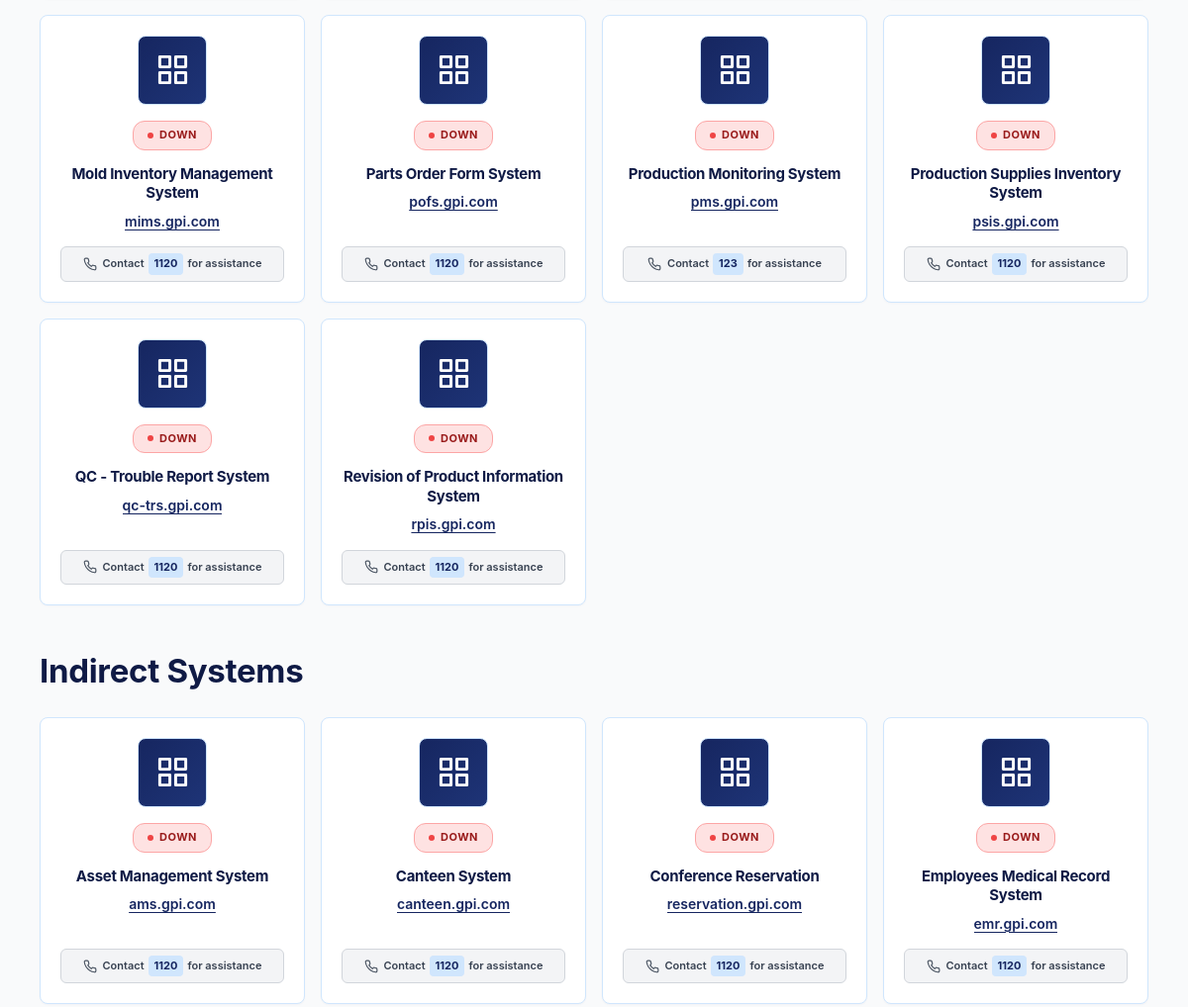
The page /pages/viewer.php (middle part) on the database as committed earlier.
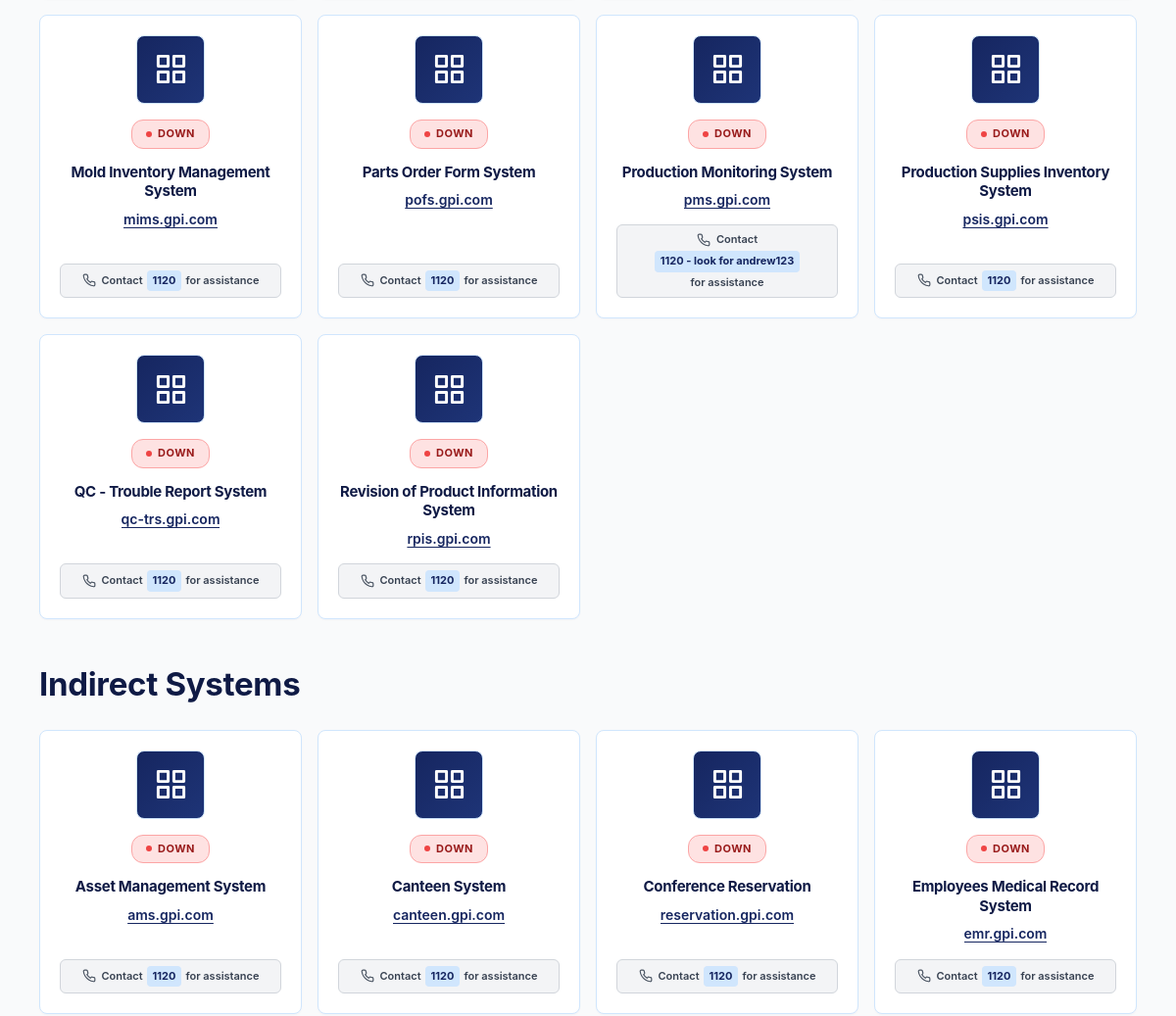
The same page on the database as committed later.
### tables this page shows
CREATE TABLE `systems` (
  `id` int(10) UNSIGNED NOT NULL,
  `name` varchar(255) NOT NULL,
  `category` varchar(100) NOT NULL DEFAULT 'Direct',
  `domain` varchar(255) NOT NULL,
  `network_type` varchar(5) NOT NULL DEFAULT 'https',
  `japanese_domain` varchar(255) DEFAULT NULL,
  `badge_url` varchar(500) DEFAULT NULL,
  `logo` varchar(255) DEFAULT NULL,
  `description` varchar(1000) DEFAULT NULL COMMENT 'System description (max 1000 chars)',
  `japanese_description` text DEFAULT NULL,
  `contact_number` varchar(50) DEFAULT '123',
  `status` enum('online','offline','maintenance','down','archived') DEFAULT 'online',
  `created_at` timestamp NOT NULL DEFAULT current_timestamp(),
  `updated_at` timestamp NOT NULL DEFAULT current_timestamp() ON UPDATE current_timestamp(),
  `exclude_health_check` tinyint(1) NOT NULL DEFAULT 0 COMMENT '1 = skip this system during automated health checks'
);

### pages/viewer.php (the view, shortened to what the changed rows need)
<?php
$conn = getDBConnection();
$catResult  = $conn->query("SELECT name, sort_order FROM categories ORDER BY sort_order ASC");
$dbCategories = [];
while ($row = $catResult->fetch_assoc()) {
    $dbCategories[] = $row;
}
$categoryOrder = [];
foreach ($dbCategories as $i => $cat) {
    $categoryOrder[$cat['name']] = $cat['sort_order'] ?? ($i + 1);
}
$result = $conn->query("SELECT *, COALESCE(japanese_domain, '') as japanese_domain FROM systems ORDER BY created_at DESC");
$systems = [];
while ($row = $result->fetch_assoc()) { $systems[] = $row; }
$statusPriority = ['online' => 1, 'maintenance' => 2, 'down' => 3, 'offline' => 4, 'archived' => 5];
usort($systems, function($a, $b) use ($categoryOrder, $statusPriority) {
    $catA = $categoryOrder[$a['category'] ?? ''] ?? 99;
    $catB = $categoryOrder[$b['category'] ?? ''] ?? 99;
    if ($catA !== $catB) return $catA - $catB;
    $pA = $statusPriority[$a['status'] ?? 'online'] ?? 999;
    $pB = $statusPriority[$b['status'] ?? 'online'] ?? 999;
    if ($pA !== $pB) return $pA - $pB;
    return strcasecmp($a['name'] ?? '', $b['name'] ?? '');
});
$groupedSystems = [];
foreach ($systems as $system) {
    $cat = $system['category'] ?? ($dbCategories[0]['name'] ?? 'Direct');
    $groupedSystems[$cat][] = $system;
}
$statusLabels = [
    'online' => 'Online', 'offline' => 'Offline',
    'maintenance' => 'Maintenance', 'down' => 'Down', 'archived' => 'Archived'
];
?>
<!DOCTYPE html>
<html lang="en">
<head>
    <link rel="stylesheet" href="../assets/css/viewer.css">
    <link rel="stylesheet" href="../assets/css/notifications.css">
</head>
<body class="viewer-page">
    <main class="viewer-main">
        <div class="viewer-container">
            <div id="viewerSystemsContainer">
                <?php if (empty($systems)): ?>
                    <div class="systems-grid-viewer">
                        <div class="empty-state-viewer">
                            <svg width="80" height="80" viewBox="0 0 24 24" fill="none" stroke="currentColor" stroke-width="1.5"><rect x="3" y="3" width="18" height="18" rx="2" ry="2"></rect><line x1="9" y1="9" x2="15" y2="15"></line><line x1="15" y1="9" x2="9" y2="15"></line></svg>
                            <h3>No Systems Available</h3>
                            <p>There are currently no systems to display</p>
                        </div>
                    </div>
                <?php else: ?>
                    <?php foreach ($dbCategories as $dbCat):
                        $categoryName = $dbCat['name'];
                        if (empty($groupedSystems[$categoryName])) continue;
                    ?>
                    <div class="viewer-category-group" data-category="<?php echo htmlspecialchars($categoryName); ?>">
                        <div class="systems-grid-viewer">
                        <?php foreach ($groupedSystems[$categoryName] as $system): ?>
                            <?php
                            $status        = $system['status'] ?? 'online';
                            $statusLabel   = $statusLabels[$status] ?? 'Online';
                            $contactNumber = $system['contact_number'] ?? '123';
                            ?>
                            <div class="system-card-viewer"
                                 data-system-id="<?php echo $system['id']; ?>"
                                 data-status="<?php echo htmlspecialchars($status); ?>"
                                 data-category="<?php echo htmlspecialchars($system['category'] ?? $dbCategories[0]['name'] ?? 'Direct'); ?>"
                                 data-contact-number="<?php echo htmlspecialchars($contactNumber); ?>"
                                 data-japanese-domain="<?php echo htmlspecialchars($system['japanese_domain'] ?? ''); ?>"
                                 data-description="<?php echo htmlspecialchars($system['description'] ?? ''); ?>"
                                 data-japanese-description="<?php echo htmlspecialchars($system['japanese_description'] ?? ''); ?>"
                                 tabindex="0" role="article"
                                 onclick="openDomainViewer(this)"
                                 style="cursor: pointer;">
                                <a href="#" class="logo-link-viewer" aria-label="Open <?php echo htmlspecialchars($system['name']); ?>" onclick="event.stopPropagation();">
                                    <?php if (!empty($system['logo']) && file_exists('../' . $system['logo'])): ?>
                                        <img src="../<?php echo htmlspecialchars($system['logo']); ?>" alt="<?php echo htmlspecialchars($system['name']); ?> logo" class="system-logo-viewer">
                                    <?php else: ?>
                                        <div class="system-logo-placeholder-viewer">
                                        </div>
                                    <?php endif; ?>
                                </a>
                                <div class="status-badge-viewer status-<?php echo htmlspecialchars($status); ?>">
                                    <span class="status-indicator-viewer"></span>
                                    <?php echo $statusLabel; ?>
                                </div>
                                <h3 class="system-name-viewer">
                                    <?php echo htmlspecialchars($system['name']); ?>
                                </h3>
                                <span class="system-domain-viewer"><?php echo htmlspecialchars($system['domain']); ?></span>
                                <?php if (in_array($status, ['maintenance', 'offline', 'down'])): ?>
                                    <div class="system-contact-message">
                                        Contact <span class="contact-number"><?php echo htmlspecialchars($contactNumber); ?></span> for assistance
                                    </div>
                                <?php endif; ?>
                            </div>
                        <?php endforeach; ?>
                        </div>
                    </div>
                    <?php endforeach; ?>
                <?php endif; ?>
            </div>
        </div>
    </main>
</body>
</html>

Rows that differ between the two databases and show on the page:
changed systems "Production Monitoring System": contact_number "123" → "1120 - look for andrew123"
